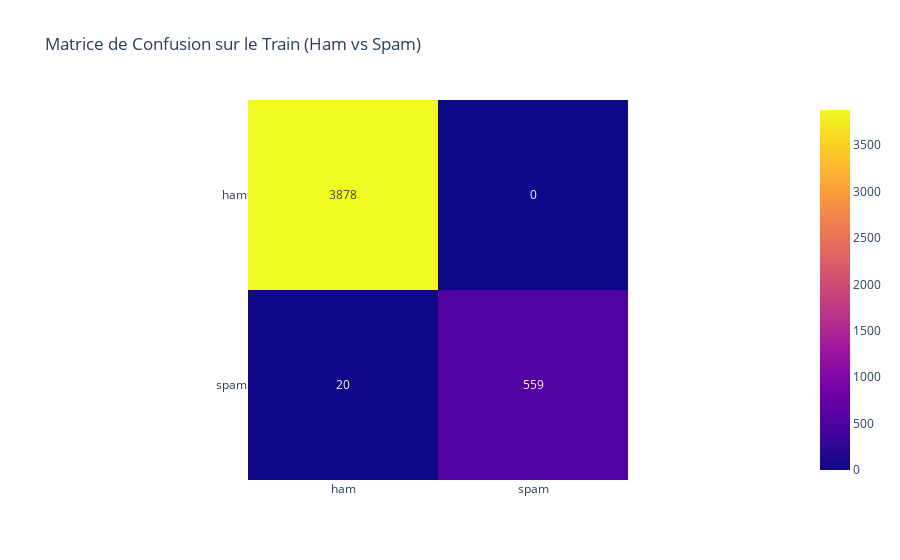

Notebook cell for this chart:
### Code cell
true_labels = worst_predictions_train['True_Label']
predicted_labels = np.round(worst_predictions_train['Predicted'])
print(classification_report(true_labels, predicted_labels))

confusion = pd.DataFrame(confusion_matrix(true_labels, predicted_labels),
             index=["ham","spam"],
             columns=["ham","spam"])

px.imshow(confusion,
          text_auto=True,
          title="Matrice de Confusion sur le Train (Ham vs Spam)")

### Figure 1 — Plotly figure (JSON) as saved in the notebook; plotly's stock layout.template omitted (floating-point values rounded to 4 significant figures)
{"data": [{"coloraxis": "coloraxis", "hovertemplate": "x: %{x}<br>y: %{y}<br>color: %{z}<extra></extra>", "name": "0", "texttemplate": "%{z}", "type": "heatmap", "x": ["ham", "spam"], "xaxis": "x", "y": ["ham", "spam"], "yaxis": "y", "z": [[3878, 0], [20, 559]]}], "layout": {"coloraxis": {"colorscale": [[0, "#0d0887"], [0.1111, "#46039f"], [0.2222, "#7201a8"], [0.3333, "#9c179e"], [0.4444, "#bd3786"], [0.5556, "#d8576b"], [0.6667, "#ed7953"], [0.7778, "#fb9f3a"], [0.8889, "#fdca26"], [1, "#f0f921"]]}, "title": {"text": "Matrice de Confusion sur le Train (Ham vs Spam)"}, "xaxis": {"anchor": "y", "constrain": "domain", "domain": [0, 1], "scaleanchor": "y"}, "yaxis": {"anchor": "x", "autorange": "reversed", "constrain": "domain", "domain": [0, 1]}}}
